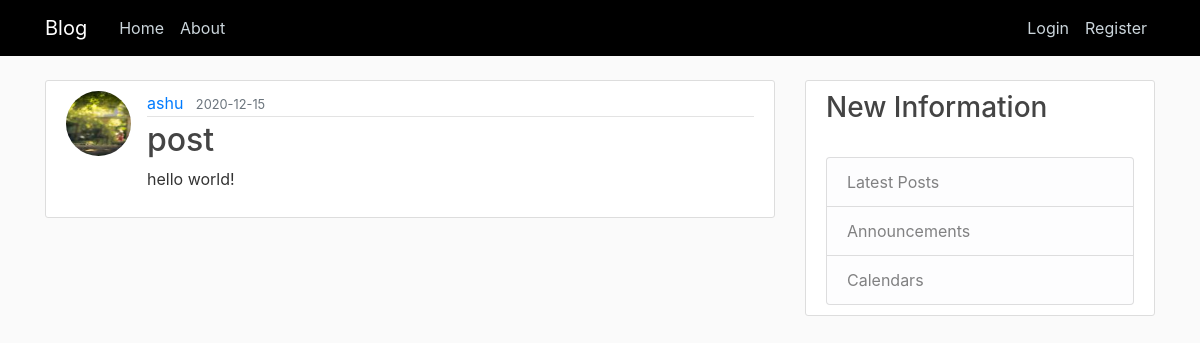
Page /post/13 on the committed database.
### blog/models.py (models this page shows, shortened)
class User(db.Model, UserMixin):
    id = db.Column(db.Integer, primary_key=True)
    username = db.Column(db.String(20), unique=True, nullable=False)
    email = db.Column(db.String(120), unique=True, nullable=False)
    image_file = db.Column(db.String(20), nullable=False, default='default.jpg')
    password = db.Column(db.String(60), nullable=False)
    posts = db.relationship('Post', backref='author', lazy=True)

class Post(db.Model):
    id = db.Column(db.Integer, primary_key=True)
    title = db.Column(db.String(100), nullable=False)
    date_posted = db.Column(db.DateTime, nullable=False, default=datetime.utcnow)
    content = db.Column(db.Text, nullable=False)
    user_id = db.Column(db.Integer, db.ForeignKey('user.id'), nullable=False)

### blog/posts/routes.py (the view)
@posts.route("/post/<int:post_id>")
def post(post_id):
    post = Post.query.get_or_404(post_id)
    return render_template('post.html', title=post.title, post=post)

### blog/templates/post.html (shortened to what this page needs)
{% extends "layout.html" %}
{% block content %}
  <article class="media content-section">
    <img class="rounded-circle article-img" src="{{ url_for('static', filename='profile_pics/' + post.author.image_file) }}">
    <div class="media-body">
      <div class="article-metadata">
        <a class="mr-2" href="{{ url_for('users.user_posts', username = post.author.username) }}">{{ post.author.username }}</a>
        <small class="text-muted">{{ post.date_posted.strftime('%Y-%m-%d') }}</small>
      </div>
      <h2 class="article-title">{{ post.title }}</h2>
      <p class="article-content">{{ post.content }}</p>
    </div>
  </article>
{% endblock content %}

### blog/static/main.css (style rules this page uses)
body { background: #fafafa; color: #333333; margin-top: 5rem; }
h1, h2, h3, h4, h5, h6 { color: #444444; }
.content-section { background: #ffffff; padding: 10px 20px; border: 1px solid #dddddd; border-radius: 3px; margin-bottom: 20px; }
.article-title { color: #444444; }
.article-content { white-space: pre-line; }
.article-img { height: 65px; width: 65px; margin-right: 16px; }
.article-metadata { padding-bottom: 1px; margin-bottom: 4px; border-bottom: 1px solid #e3e3e3 }

### rows in the picture
User: image_file (picture), author.username "ashu"
Post: date_posted "2020-12-15", title "post", content "hello world!"
